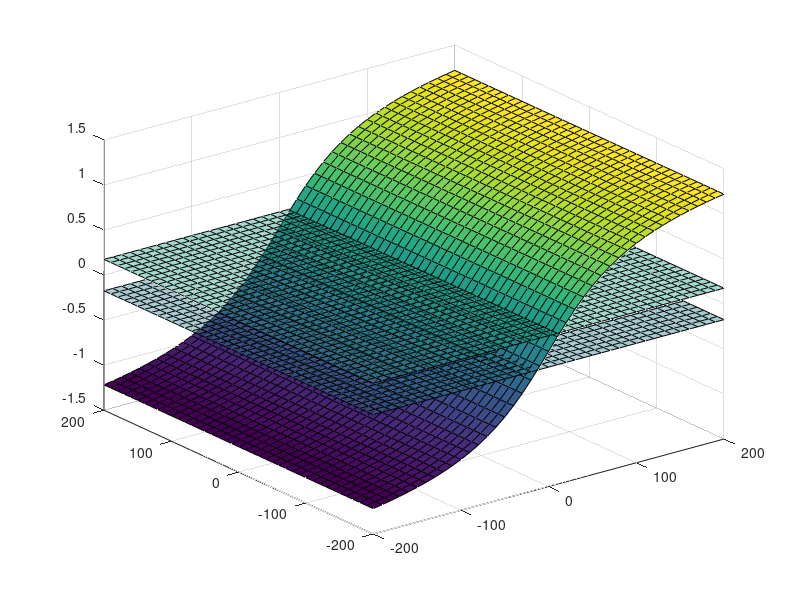

This figure's MATLAB source: (Note: this script raises an error after producing the figure.)
clc; clear;

% Vehicle properties
le = 0.5;
lr = 1.0;
m = 15.0;

% Static commands
Fx = 9.81 * m;
Fy = 0;
Fz = 0;

% Mapped commands
My = -200:10:200;
Mz = -200:10:200;

% Gimbal inputs
g = @(My, Mz) atan(((Mz - Fy * le) / (lr - le) - Fy)/Fx) + My * 0;
b = @(My, Mz) atan((Fz - (My - Fz * le) / (lr - le)) / sqrt(((Mz - Fy * le) / (lr - le) - Fy)^2 + Fx^2));
% b = @(My, Mz, g) atan((Fz - (My - Fz * le) / (lr - le)) / Fx * cos(g));

G = zeros(length(My), length(Mz));
B = zeros(length(My), length(Mz));

for yi = 1:length(My)
	for zi = 1:length(Mz)
		G(yi, zi) = g(My(yi), Mz(zi));
		B(yi, zi) = b(My(yi), Mz(zi));
	end
end

figure(1); clf;
surf(My, Mz, G); hold on; grid on;
ts = surf(My, Mz, ones(length(My), length(Mz)) * deg2rad(10), 'FaceAlpha', 0.4);
tb = surf(My, Mz, -ones(length(My), length(Mz)) * deg2rad(10), 'FaceAlpha', 0.4);
ts.EdgeColor = 'none';
tb.EdgeColor = 'none';
xlabel('My');
ylabel('Mz');
zlabel('\gamma');

figure(2); clf;
surf(My, Mz, B); hold on; grid on;
ts = surf(My, Mz, ones(length(My), length(Mz)) * deg2rad(10), 'FaceAlpha', 0.4);
tb = surf(My, Mz, -ones(length(My), length(Mz)) * deg2rad(10), 'FaceAlpha', 0.4);
ts.EdgeColor = 'none';
tb.EdgeColor = 'none';
xlabel('My');
ylabel('Mz');
zlabel('\beta');

